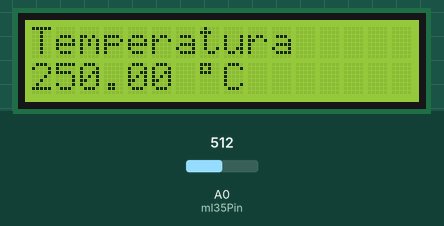
A sketch run on a simulated Arduino Uno, built with avr-gcc and run on an emulated ATmega328P. Parts: 16×2 character LCD. The inputs (shaded band) are chosen by the test bench; at power-on: A0 (ml35Pin) = 512. What the sketch prints to the serial monitor is not drawn.

Above: at 1.2 s.
1.3 s: A0 (ml35Pin) set to 716
At 1.9 s:
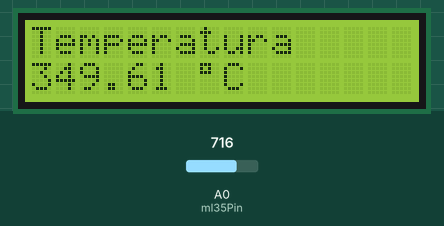
3.4 s: A0 (ml35Pin) set to 900
At 5.7 s:
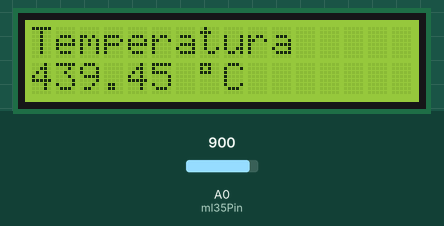
6.0 s: A0 (ml35Pin) set to 1023
At 7.2 s:
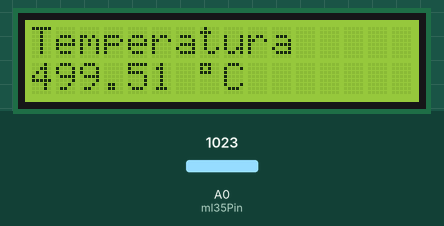
Timing chart, 0 to 9.0 s (numbered marks = the images above; inputs shaded):
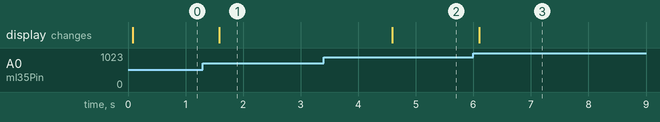

Measured:
- after the input at 1.3 s, the display: changes after 0.28 s (image 1)
- after the input at 3.4 s, the display: changes after 1.2 s (image 2)
- after the input at 6.0 s, the display: changes after 0.10 s (image 3)

The sketch:

lcd_lm35.ino
```cpp
#include <LiquidCrystal.h>

LiquidCrystal lcd (12, 11, 5, 4, 3, 2);

#define ml35Pin A0
float value = 0.0;

void setup() {
  lcd.begin(16,2);

  Serial.begin(9600);
  delay(10);

  Serial.println("Ola, mundo!");
}

void loop() {
  lcd.clear();

  value = ( 5.0 * analogRead(ml35Pin) * 100.0) / 1024.0;

  lcd.setCursor(0,0);
  lcd.print("Temperatura");

  lcd.setCursor(0,1);
  lcd.print(value); lcd.print(" "); lcd.print((char)223); lcd.print("C");

  delay(1500);
}
```
